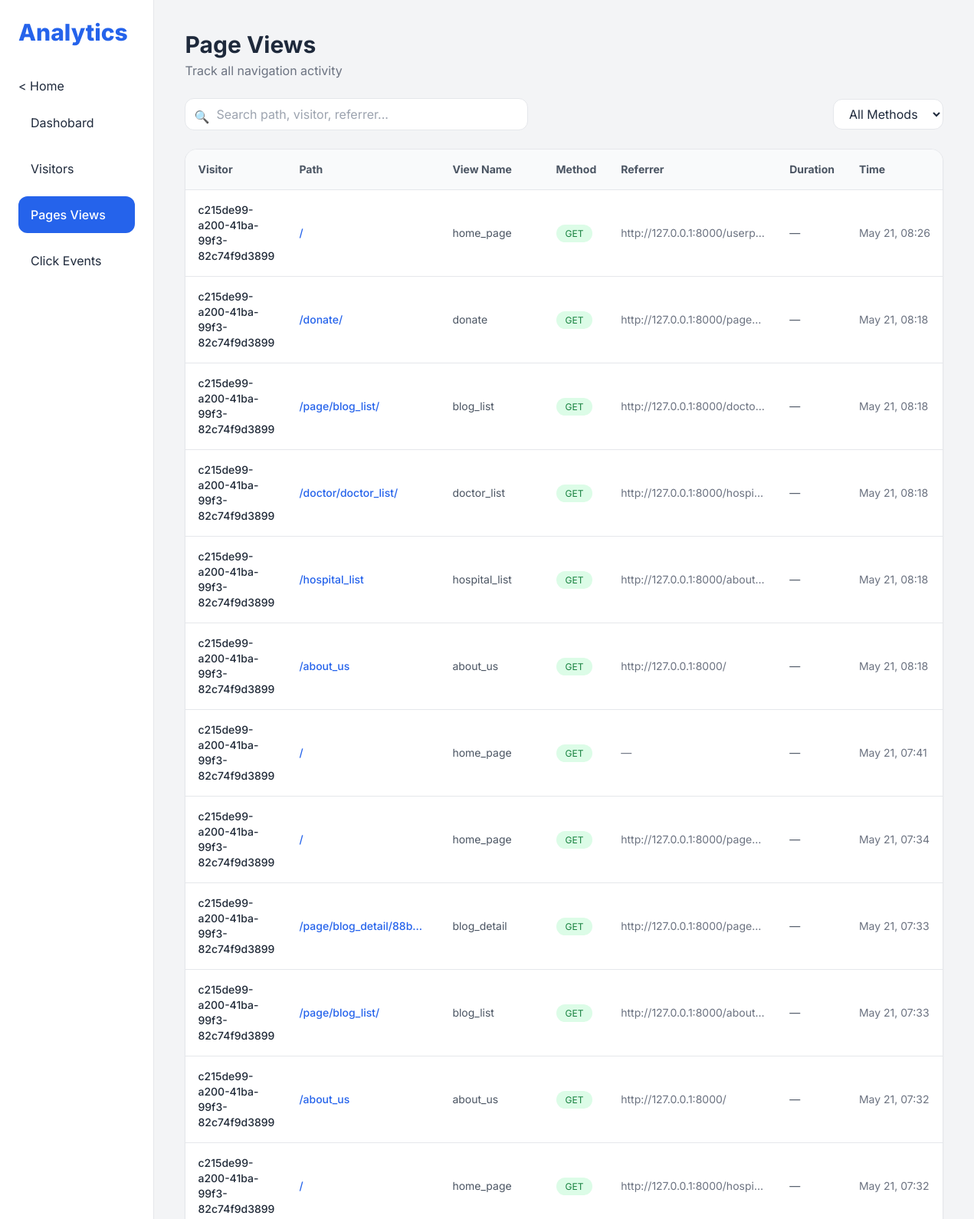
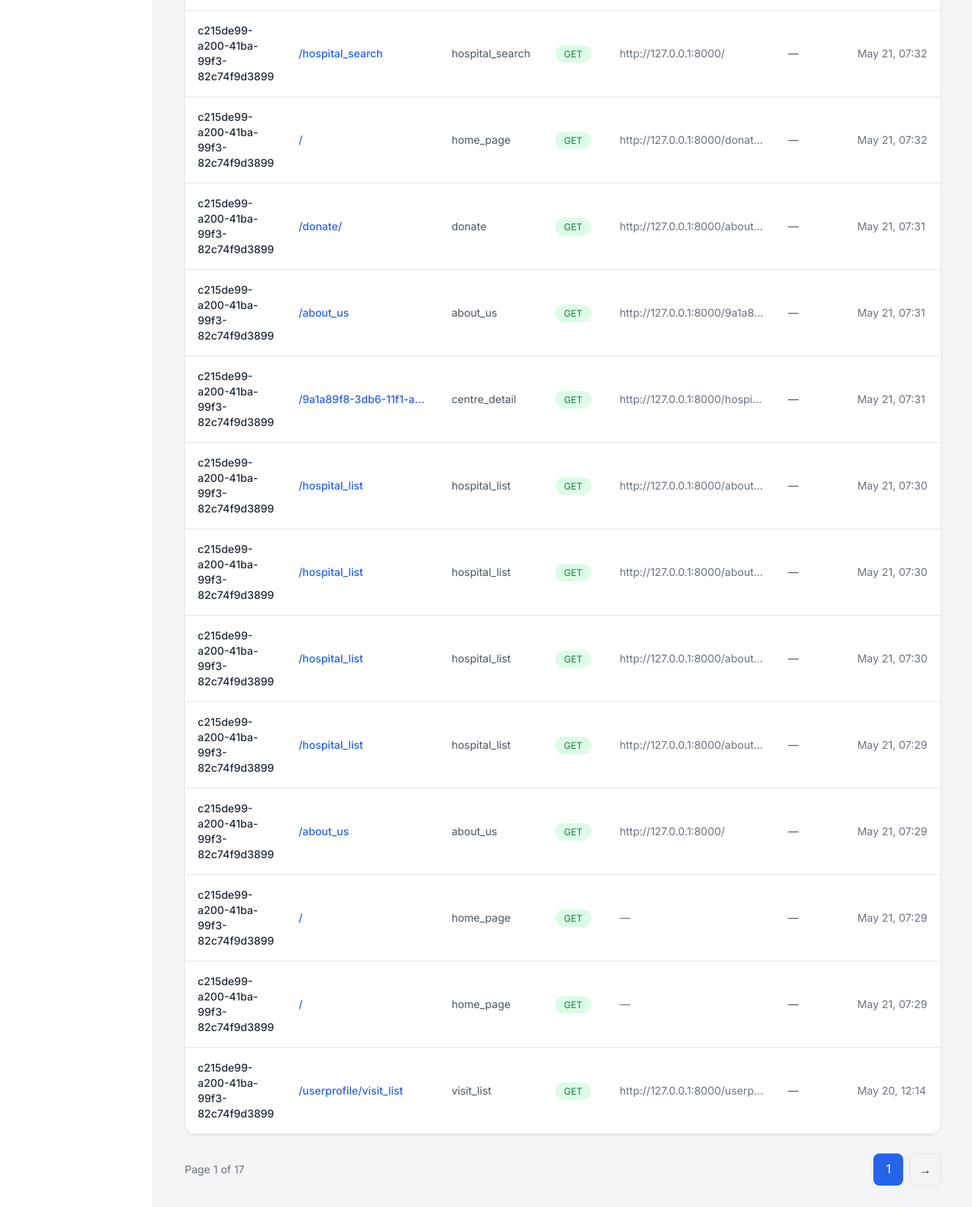
Before: /userprofile/pageview_list with the older database file (2 pictures, top to bottom).
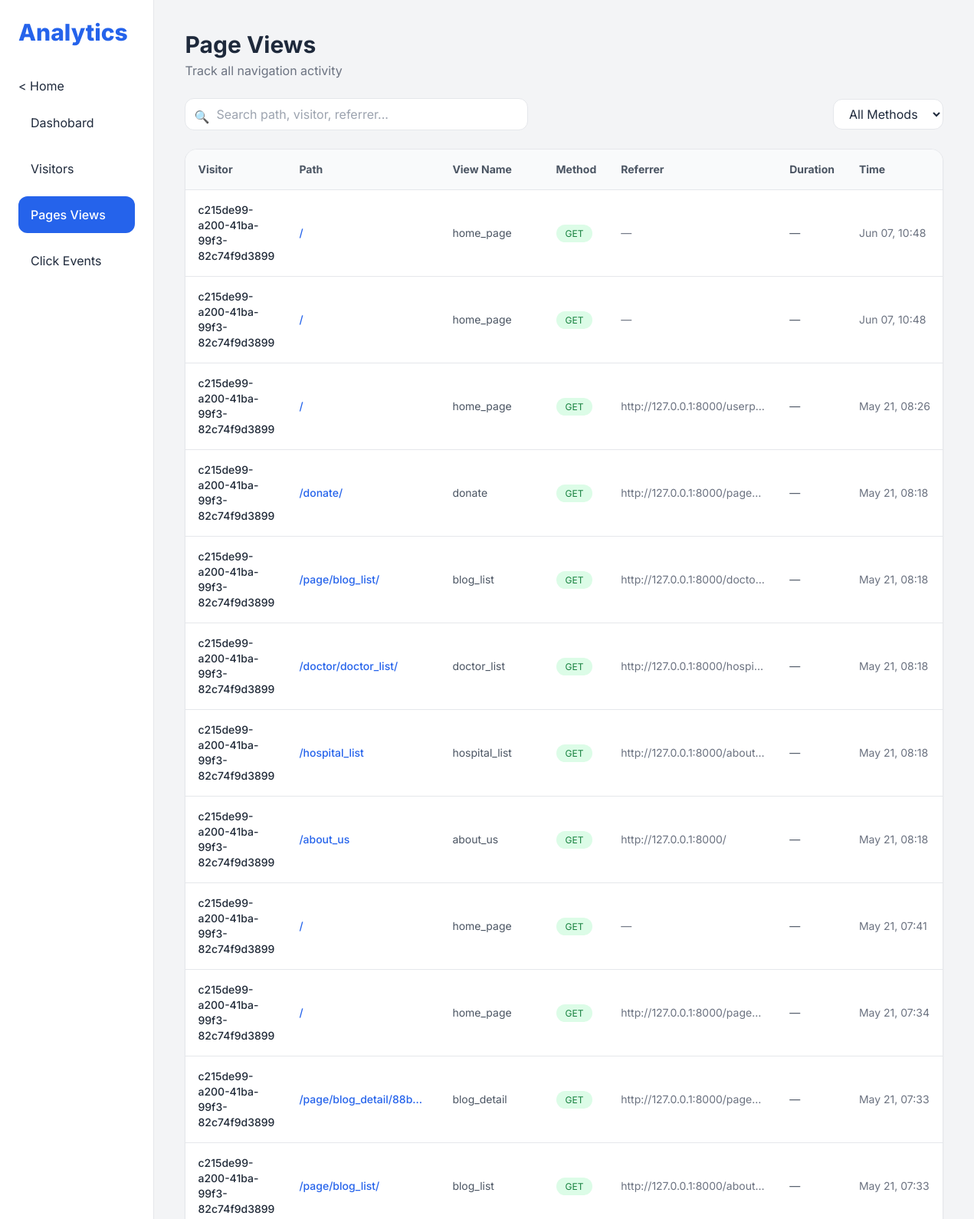
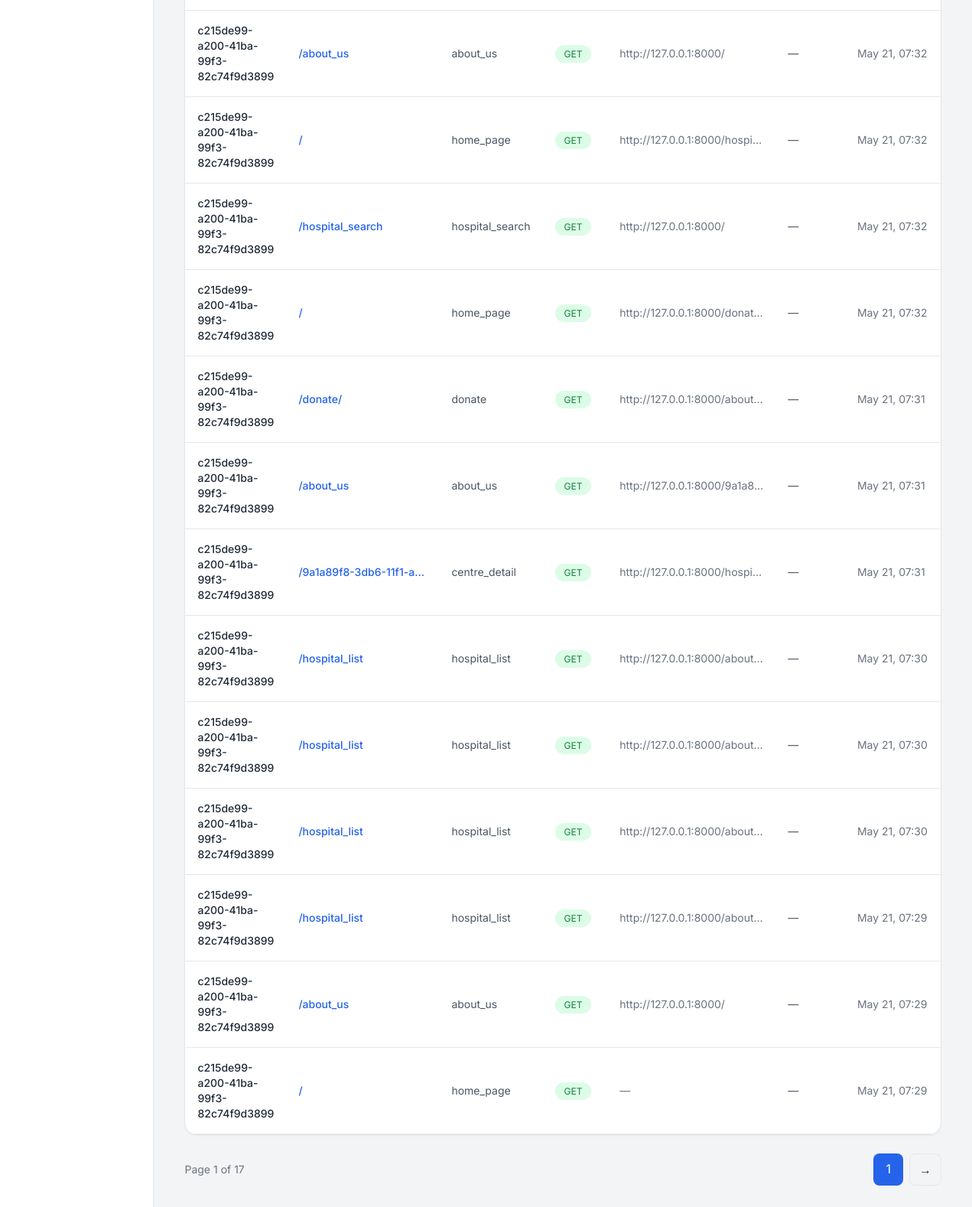
After: the same page with the newer database file (2 pictures, top to bottom).
### userprofile/models.py (models this page shows, shortened)
class PageView(models.Model):
    visitor = models.ForeignKey(Visitor, on_delete=models.CASCADE)
    session = models.ForeignKey(Session, on_delete=models.CASCADE)
    path = models.CharField(max_length=500)
    full_url = models.TextField(null=True, blank=True)
    view_name = models.CharField(max_length=255, null=True, blank=True)
    method = models.CharField(max_length=20)
    referrer = models.TextField(null=True, blank=True)
    timestamp = models.DateTimeField(auto_now_add=True)
    duration_ms = models.IntegerField(null=True, blank=True)

class Visitor(models.Model):
    visitor_id = models.CharField(max_length=120,unique=True)
    user = models.ForeignKey(User,null=True,blank=True,on_delete=models.SET_NULL)
    first_seen = models.DateTimeField(auto_now_add=True)
    last_seen = models.DateTimeField(auto_now=True)
    last_activity = models.DateTimeField(null=True,blank=True)
    visit_count = models.PositiveIntegerField(default=1)
    total_page_views = models.PositiveIntegerField(default=0)
    ip_address = models.GenericIPAddressField(null=True,blank=True)
    country = models.CharField(max_length=120,null=True,blank=True)
    region = models.CharField(max_length=120,null=True,blank=True)
    city = models.CharField(max_length=120,null=True,blank=True)
    timezone = models.CharField(max_length=120,null=True,blank=True)
    latitude = models.FloatField(null=True,blank=True)
    longitude = models.FloatField(null=True,blank=True)
    user_agent = models.TextField(null=True,blank=True)
    browser = models.CharField(max_length=120,null=True,blank=True)
    browser_version = models.CharField(max_length=50,null=True,blank=True)
    operating_system = models.CharField(max_length=120,null=True,blank=True)
    device_type = models.CharField(max_length=50,null=True,blank=True)
    device_brand = models.CharField(max_length=120,null=True,blank=True)
    is_mobile = models.BooleanField(default=False)
    is_tablet = models.BooleanField(default=False)
    is_desktop = models.BooleanField(default=True)
    referrer = models.URLField(null=True,blank=True)
    referrer_domain = models.CharField(max_length=255,null=True,blank=True)
    landing_page = models.CharField(max_length=500,null=True,blank=True)
    utm_source = models.CharField(max_length=255,null=True,blank=True)
    utm_medium = models.CharField(max_length=255,null=True,blank=True)
    utm_campaign = models.CharField(max_length=255,null=True,blank=True)
    is_bot = models.BooleanField(default=False)
    bot_name = models.CharField(max_length=120,null=True,blank=True)
    is_active = models.BooleanField(default=True)
    created_at = models.DateTimeField(auto_now_add=True)
    updated_at = models.DateTimeField(auto_now=True)
    class Meta:
        ordering = ["-last_seen"]

### userprofile/views.py (the view, shortened to what this page needs)
# urls.py: path('pageview_list', views.pageview_list, name='pageview_list'),
def pageview_list(request):
    search = request.GET.get("search", "")
    method = request.GET.get("method", "")
    pageviews = PageView.objects.select_related("visitor").order_by("-timestamp")
    if method:
        pageviews = pageviews.filter(method=method)
    paginator = Paginator(pageviews, 25)
    page_number = request.GET.get("page")
    page_obj = paginator.get_page(page_number)
    context = {
        "page_obj": page_obj,
        "search": search,
        "method": method,
    }
    return render(request, "userprofile/pageview_list.html", context)

### userprofile/templates/userprofile/pageview_list.html (shortened to what the changed rows need)
{% extends "userprofile/base_analytics.html" %}
{% block content %}
<div class="flex flex-col lg:flex-row lg:items-center justify-between gap-4 mb-6">
    <div>
        <h1 class="text-3xl font-bold">Page Views</h1>
    </div>
</div>
<div class="bg-white rounded-2xl shadow-sm border overflow-hidden">
    <div class="overflow-x-auto">
        <table class="w-full text-sm">
            <thead class="bg-gray-50 border-b text-gray-600">
                <tr>
                    <th class="p-4 text-left flex items-center gap-2">
                        Visitor
                    </th>
                    <th class="p-4 text-left">Path</th>
                    <th class="p-4 text-left">View Name</th>
                    <th class="p-4 text-left">Method</th>
                    <th class="p-4 text-left">Referrer</th>
                    <th class="p-4 text-left">Duration</th>
                    <th class="p-4 text-left">Time</th>
                </tr>
            </thead>
            <tbody>
                {% for pv in page_obj %}
                <tr class="border-b hover:bg-gray-50 transition">
                    <td class="p-4 font-medium text-gray-800">
                        {{ pv.visitor.visitor_id }}
                    </td>
                    <td class="p-4 text-blue-600 font-medium truncate max-w-[200px]">
                        {{ pv.path }}
                    </td>
                    <td class="p-4 text-gray-600">
                        {{ pv.view_name|default:"—" }}
                    </td>
                    <td class="p-4">
                        {% if pv.method == "GET" %}
                            <span class="px-3 py-1 text-xs rounded-full bg-green-100 text-green-700">
                                GET
                            </span>
                        {% else %}
                            <span class="px-3 py-1 text-xs rounded-full bg-yellow-100 text-yellow-700">
                                POST
                            </span>
                        {% endif %}
                    </td>
                    <td class="p-4 text-gray-500 truncate max-w-[220px]">
                        {{ pv.referrer|default:"—" }}
                    </td>
                    <td class="p-4 text-gray-600">
                        {% if pv.duration_ms %}
                            {{ pv.duration_ms }} ms
                        {% else %}
                            —
                        {% endif %}
                    </td>
                    <td class="p-4 text-gray-500 whitespace-nowrap">
                        {{ pv.timestamp|date:"M d, H:i" }}
                    </td>
                </tr>
                {% endfor %}
            </tbody>
        </table>
    </div>
</div>
{% endblock %}

Changed rows visible on the page:
no longer on this page (row unchanged): PageView: visitor.visitor_id "c215de99-a200-41ba-99f3-82c74f9d3899", path "/", view_name "home_page", method "GET", referrer "—", timestamp "May 21, 07:29"
no longer on this page (row unchanged): PageView: visitor.visitor_id "c215de99-a200-41ba-99f3-82c74f9d3899", path "/userprofile/visit_list", view_name "visit_list", method "GET", referrer "http://127.0.0.1:8000/userp…", timestamp "May 20, 12:14"
added PageView: visitor.visitor_id "c215de99-a200-41ba-99f3-82c74f9d3899", path "/", view_name "home_page", method "GET", referrer "—", timestamp "Jun 07, 10:48"
added PageView: visitor.visitor_id "c215de99-a200-41ba-99f3-82c74f9d3899", path "/", view_name "home_page", method "GET", referrer "—", timestamp "Jun 07, 10:48"
